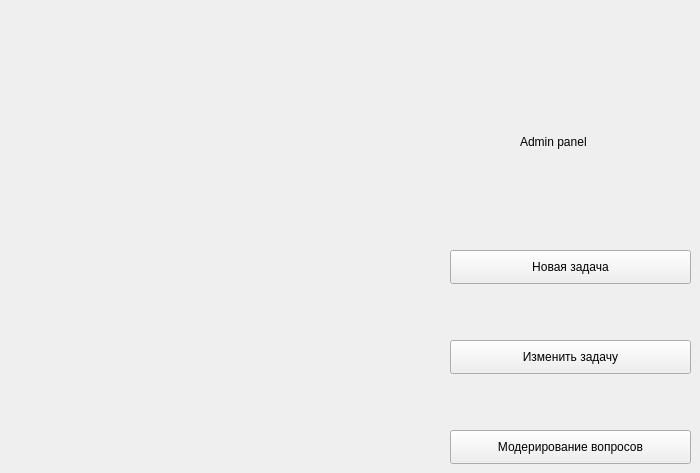
    <widget class="QWidget" name="page_7">
     <widget class="QLabel" name="label_15">
      <property name="geometry">
       <rect>
        <x>520</x>
        <y>130</y>
        <width>171</width>
        <height>24</height>
       </rect>
      </property>
      <property name="text">
       <string>Admin panel</string>
      </property>
     </widget>
     <widget class="QPushButton" name="pushButton_createProblem_onAdminPanel">
      <property name="geometry">
       <rect>
        <x>450</x>
        <y>250</y>
        <width>241</width>
        <height>34</height>
       </rect>
      </property>
      <property name="text">
       <string>Новая задача</string>
      </property>
     </widget>
     <widget class="QPushButton" name="pushButton_changeProblem_onAdminPanel">
      <property name="geometry">
       <rect>
        <x>450</x>
        <y>340</y>
        <width>241</width>
        <height>34</height>
       </rect>
      </property>
      <property name="text">
       <string>Изменить задачу</string>
      </property>
     </widget>
     <widget class="QPushButton" name="pushButton_checkQuestions_onAdminPanel">
      <property name="geometry">
       <rect>
        <x>450</x>
        <y>430</y>
        <width>241</width>
        <height>34</height>
       </rect>
      </property>
      <property name="text">
       <string>Модерирование вопросов</string>
      </property>
     </widget>
    </widget>
